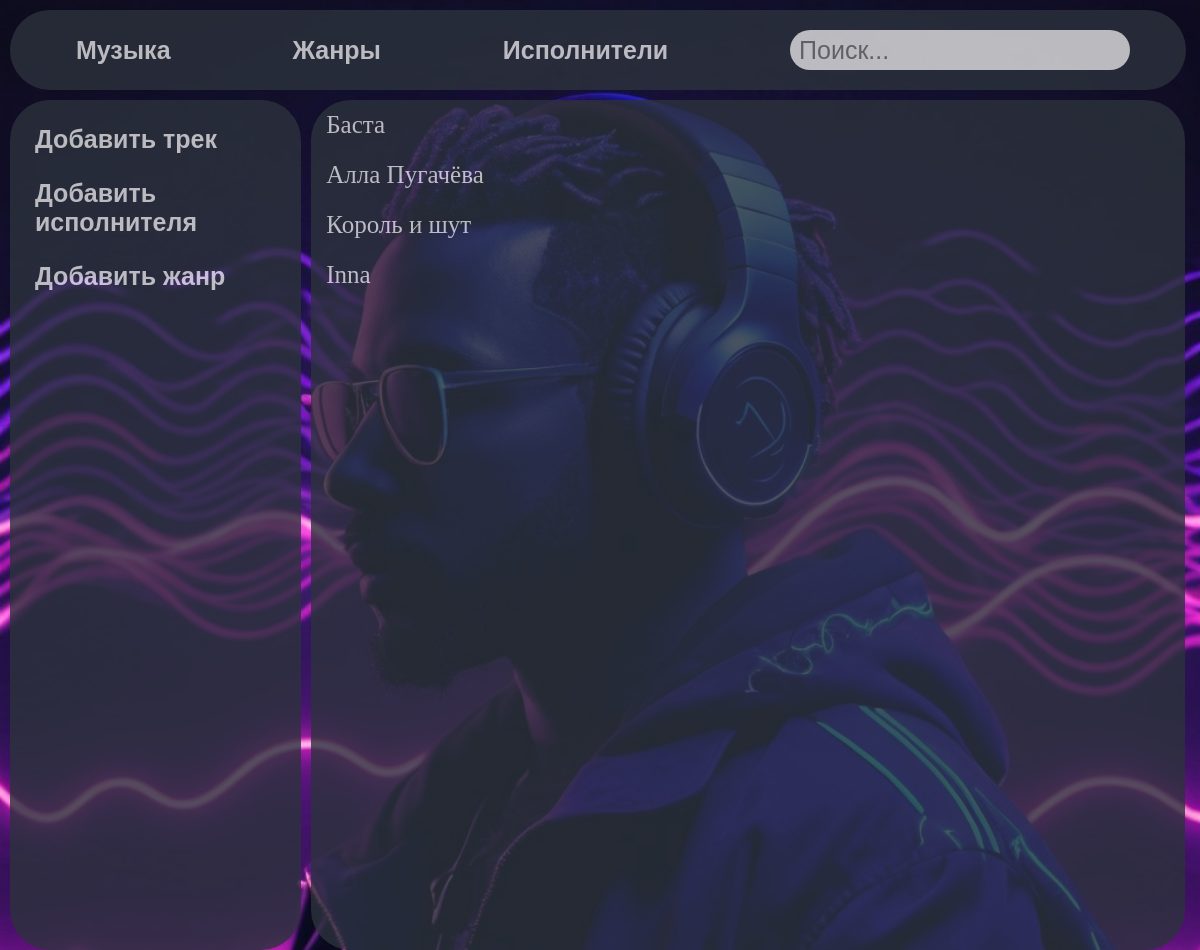
The app's page /music/singers/, older data.
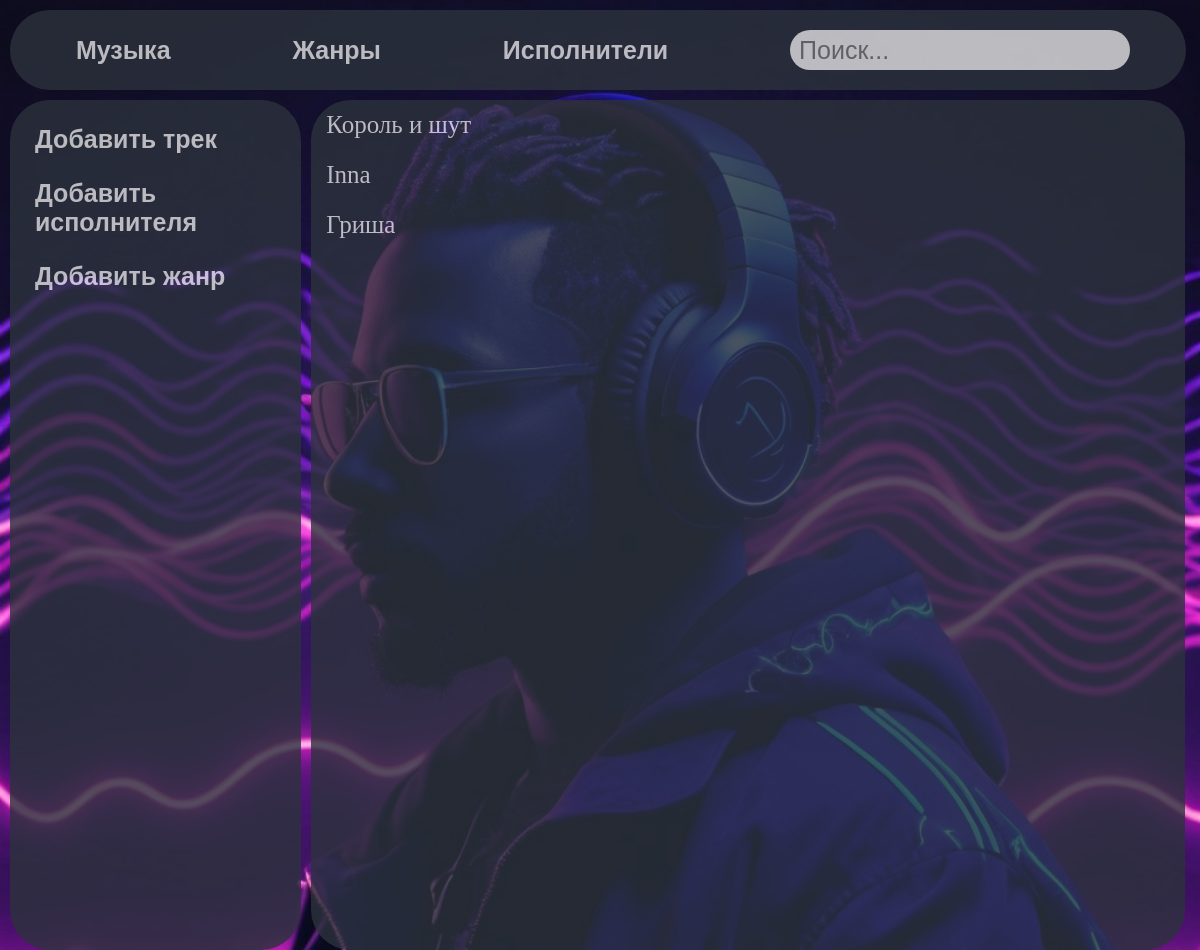
The same page, newer data.
### music/models.py (models this page shows, shortened)
class Singers(models.Model):
    name_singer = models.CharField('Имя исполнителя', max_length=250)
    class Meta:
        verbose_name = 'Исполнитель'
        verbose_name_plural = 'Исполнители'

### music/views.py (the view)
# urls.py: path('singers/', views.singers, name='singer'),
def singers(request):
    Singerss = Singers.objects.all()
    return render(request, 'music/singers-list.html', {'Singerss': Singerss})

### music/templates/music/singers-list.html
{% extends 'music/music.html' %}
{% load static %}
{% block content-right %}
    {% for el in Singerss %}
    <div class="Singers">
        <h3>
            <a href="{% url 'singer-details' el.id %}" class="btn btn-view">
                {{ el.name_singer }}
            </a>
        </h3>
    </div>
    {% endfor %}
{% endblock %}

Row changes from the older to the newer data that the page shows:
removed Singers: name_singer "Баста"
removed Singers: name_singer "Алла Пугачёва"
added Singers: name_singer "Гриша"
